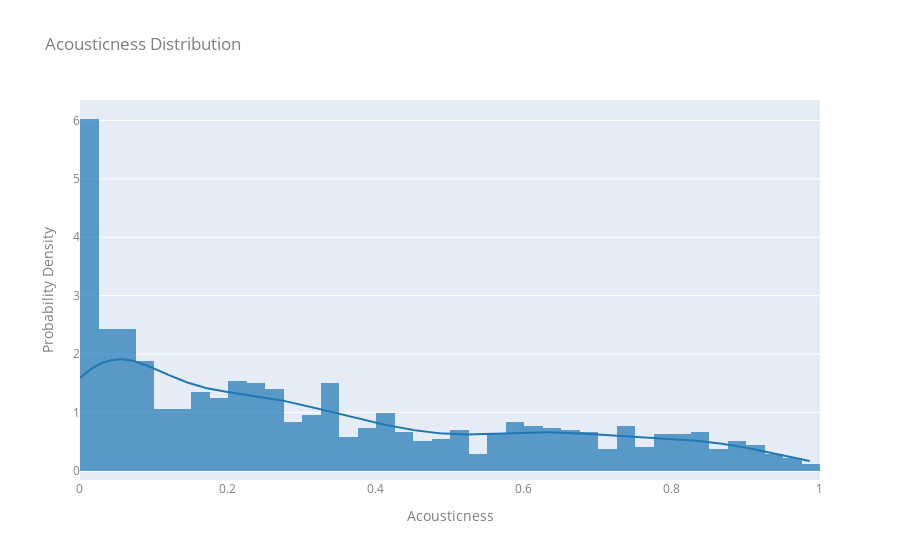

The notebook cell this image was saved under:
### Code cell
plot_feature_dist('acousticness', bin_size=0.025)

### Figure 1 — Plotly figure (JSON) as saved in the notebook; plotly's stock layout.template omitted (floating-point values rounded to 4 significant figures; data arrays with more than 128 entries replaced by an {"elided": "..."} marker saying what was removed)
{"data": [{"autobinx": false, "histnorm": "probability density", "legendgroup": "acousticness", "marker": {"color": "rgb(31, 119, 180)"}, "name": "acousticness", "opacity": 0.7, "type": "histogram", "x": {"elided": "1089 float values"}, "xaxis": "x", "xbins": {"end": 0.988, "size": 0.025, "start": 6.28e-05}, "yaxis": "y"}, {"legendgroup": "acousticness", "marker": {"color": "rgb(31, 119, 180)"}, "mode": "lines", "name": "acousticness", "showlegend": false, "type": "scatter", "x": {"elided": "500 float values"}, "xaxis": "x", "y": {"elided": "500 float values"}, "yaxis": "y"}], "layout": {"barmode": "overlay", "font": {"color": "#7f7f7f", "size": 12}, "hovermode": "closest", "legend": {"traceorder": "reversed"}, "showlegend": false, "title": {"text": "Acousticness Distribution"}, "xaxis": {"anchor": "y2", "domain": [0, 1], "title": {"text": "Acousticness"}, "zeroline": false}, "yaxis": {"anchor": "free", "domain": [0, 1], "position": 0, "title": {"text": "Probability Density"}}}}
